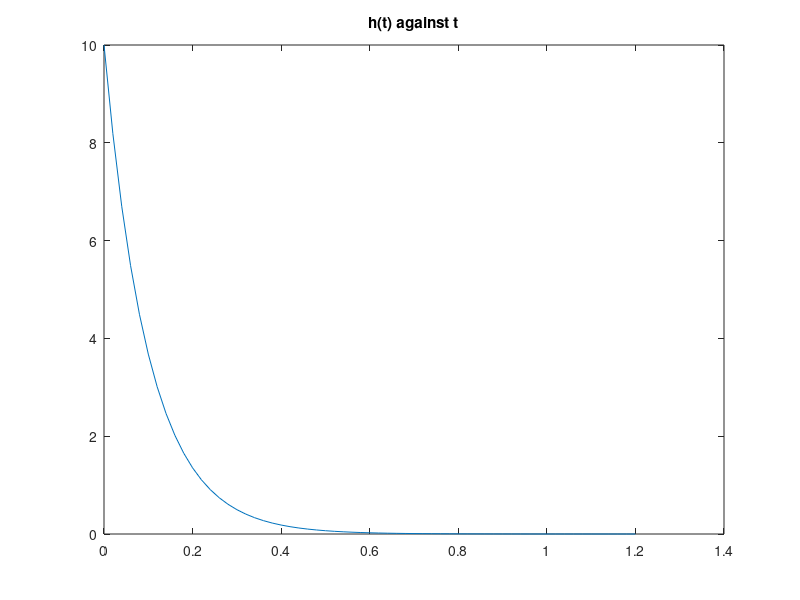
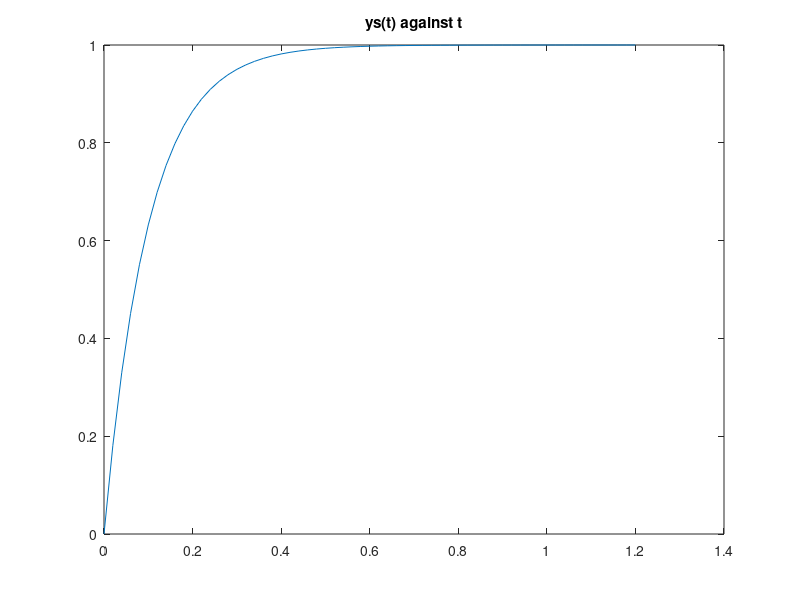
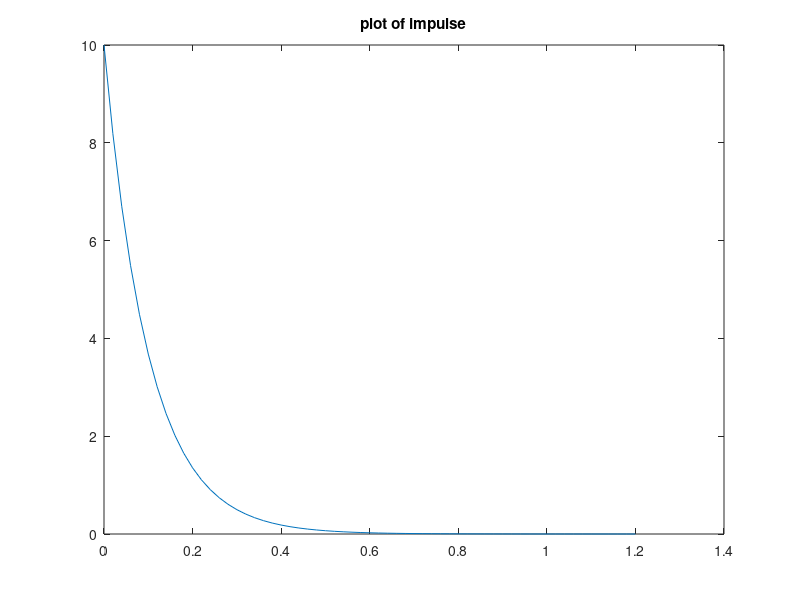
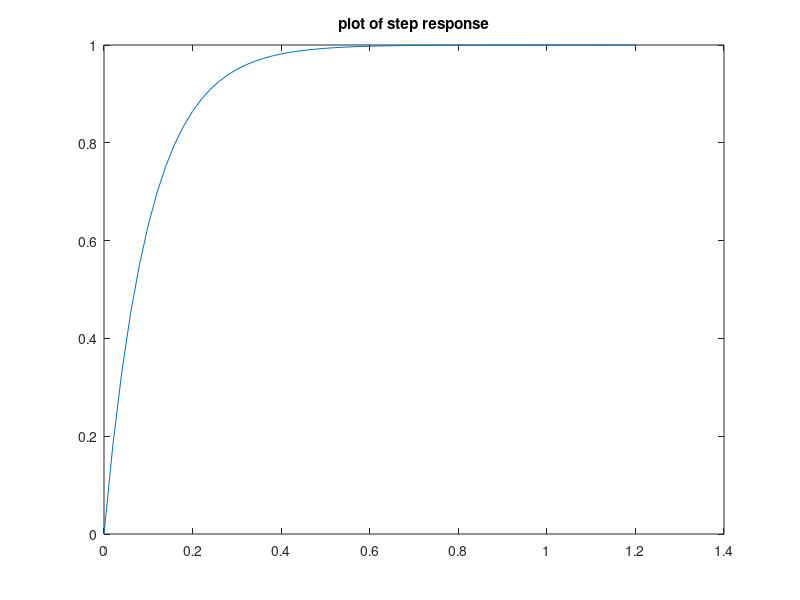

The MATLAB script that drew these images, in order:
clc; 
clear;

% Task 1
e = exp(1);
dt = 0.02;
t = 0:dt:1.2;
a = 10;
h = a.*e.^(-a*t);

figure;
plot(t,h)
title('h(t) against t')
xlabel('')
ylabel('')

% Task 2
ys = 1-e.^(-a*t);

figure;
plot(t,ys)
title('ys(t) against t')
xlabel('')
ylabel('')

% Task 3
dr = [1 10]
nr = [10]

% invoking transfer function
sys = tf(nr,dr)

impulse_h = impulse(sys,t)
figure;
plot(t,impulse_h)
title('plot of impulse')
xlabel('')
ylabel('')

% Task 4
step_funct = step(sys,t)
figure;
plot(t,step_funct)
title('plot of step response')
xlabel('')
ylabel('')


% Task 5, derive second order differential eqauation
R = 4;
L = 4*e^-3;
C = 1000e-6;
% LC*D2y + RC*Dy + y = x

% Task 6, impulse response of circuit


% Task 7
% syntax for 'dsolve'
% dSolve('eqn','Initial Conditions','x')
% intitial conditions should be = 0

% for second order eq use D2y for d^2y/dt^2
% Dy for dy/dt

% dSolve('LC*D2y + RC*Dy + y = x', 'y(0)=0', 'Dy(0)=1')
% ezplot()

% Final steady state response
% Ss = 1 + 1.005.*e.^-5*t*cos(49.75*t+174.26) for t>=0